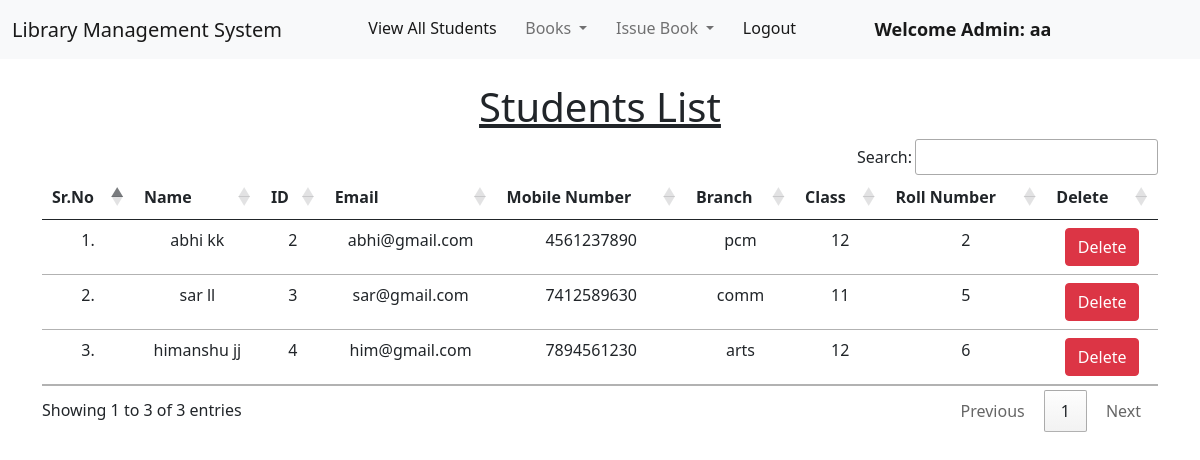
The app's page /view_students/ (signed in) with its own data.
### library/models.py (models this page shows, shortened)
class Student(models.Model):
    user = models.OneToOneField(User, on_delete=models.CASCADE)
    classroom = models.CharField(max_length=10)
    branch = models.CharField(max_length=10)
    roll_no = models.CharField(max_length=3, blank=True)
    phone = models.CharField(max_length=10, blank=True)
    image = models.ImageField(upload_to="", blank=True)

### library/views.py (the view)
# urls.py: path("view_students/", views.view_students, name="view_students"),
def view_students(request):
    students = Student.objects.all()
    return render(request, "view_students.html", {'students':students})

### library/templates/view_students.html (shortened to what this page needs)
{% extends 'admin_navbar.html' %}
{% load static %}
{% block body %}
<div class="container mt-4">
    <h1 class="text-center"><u>Students List</u></h1>
    <table class="table table-hover" id="example">
        <thead>
            <tr class="text-center">
                <th>Sr.No</th>
                <th>Name</th>
                <th>ID</th>
                <th>Email</th>
                <th>Mobile Number</th>
                <th>Branch</th>
                <th>Class</th>
                <th>Roll Number</th>
                <th>Delete</th>
            </tr>
        </thead>
        <tbody>
            {% for student in students %}
            <tr class="text-center">
                <td>{{forloop.counter}}.</td>
                <td>{{student.user.get_full_name}}</td>
                <td>{{student.user.id}}</td>
                <td>{{student.user.email}}</td>
                <td>{{student.phone}}</td>
                <td>{{student.branch}}</td>
                <td>{{student.classroom}}</td>
                <td>{{student.roll_no}}</td>
                <td><a href="/delete_student/{{student.id}}/" class="btn btn-danger" onclick="return confirm('Are you sure you want to delete this student?')">Delete</a></td>
            </tr>
            {% endfor %}
        </tbody>
    </table>
    </div>
{% endblock %}

### library/templates/admin_navbar.html (shortened to what this page needs)
<!doctype html>
<html lang="en">
  <head>
    <link href="https://cdn.jsdelivr.net/npm/bootstrap@5.1.0/dist/css/bootstrap.min.css" rel="stylesheet">
    <link rel="stylesheet" href="https://cdn.datatables.net/1.10.25/css/jquery.dataTables.min.css">
    <link rel="stylesheet" href="https://cdn.datatables.net/buttons/1.7.1/css/buttons.dataTables.min.css">
  </head>
  <body>
    <nav class="navbar navbar-expand-lg navbar-light bg-light">
        <div class="container-fluid">
          <a class="navbar-brand" href="#"> Library Management System</a>
          <div class="collapse navbar-collapse" id="navbarSupportedContent">
            <ul class="navbar-nav me-auto mb-2 mb-lg-0">
              <li class="nav-item">
                <a class="nav-link active" aria-current="page" href="/view_students/">View All Students</a>
              </li>
              <li class="nav-item dropdown">
                <a class="nav-link dropdown-toggle" href="#" id="navbarDropdown" role="button" data-bs-toggle="dropdown" aria-expanded="false">
                  Books
                </a>
              </li>
              <li class="nav-item dropdown">
                <a class="nav-link dropdown-toggle" href="#" id="navbarDropdown" role="button" data-bs-toggle="dropdown" aria-expanded="false">
                  Issue Book
                </a>
              </li>
              <li class="nav-item">
                <a class="nav-link active" aria-current="page" href="/logout/">Logout</a>
              </li>
              <li class="nav-item">
                <a style="font-weight:600; font-family:'Segoe UI', Tahoma, Geneva, Verdana, sans-serif; font-size: large;" class="nav-link active" href="#">Welcome Admin: {{request.user}}</a>
              </li>
            </ul>
          </div>
        </div>
      </nav>
      {% block body %}
      {% endblock %}
  </body>
</html>

### records on screen
Student: user.get_full_name "abhi kk", user.id "2", user.email "abhi@gmail.com", phone "4561237890", branch "pcm", classroom "12", roll_no "2"
Student: user.get_full_name "sar ll", user.id "3", user.email "sar@gmail.com", phone "7412589630", branch "comm", classroom "11", roll_no "5"
Student: user.get_full_name "himanshu jj", user.id "4", user.email "him@gmail.com", phone "7894561230", branch "arts", classroom "12", roll_no "6"

### other values on screen
{{ request.user }} "aa"
